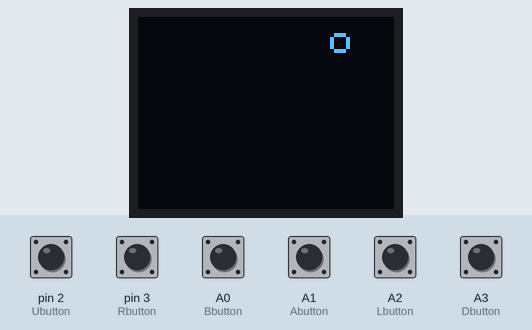
Simulated run of this sketch. Board: Arduino Uno, built with avr-gcc and run on an emulated ATmega328P. Shown: 64×48 one-colour display. Inputs (shaded band) come from the test bench; at power-on: A0 (Bbutton), A1 (Abutton), A2 (Lbutton), A3 (Dbutton), pin 2 (Ubutton), pin 3 (Rbutton) HIGH. What the sketch prints to the serial monitor is not drawn.

Above: at 1.2 s.
1.3 s: A0 (Bbutton) pulled LOW for 0.15 s
At 1.44 s:
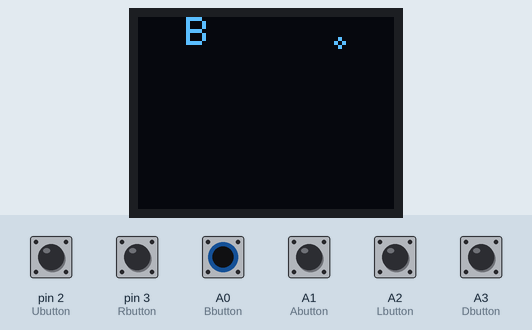
2.0 s: A1 (Abutton) pulled LOW for 0.15 s
At 2.45 s:
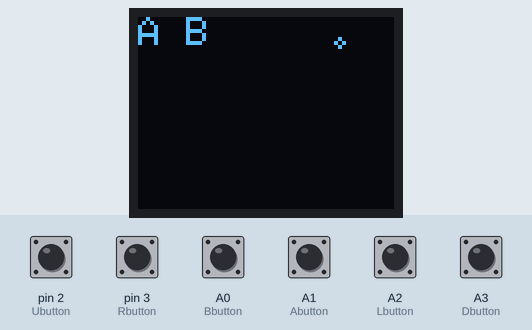
2.7 s: pin 2 (Ubutton) pulled LOW for 0.15 s
At 3.21 s:
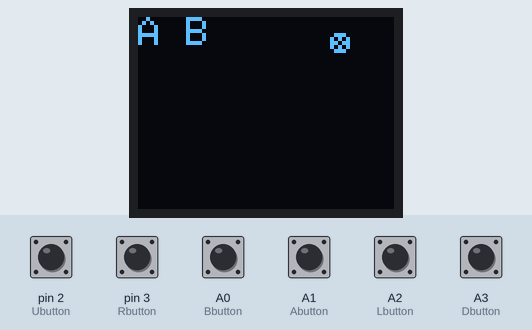
3.4 s: pin 3 (Rbutton) pulled LOW for 0.15 s
At 3.52 s:
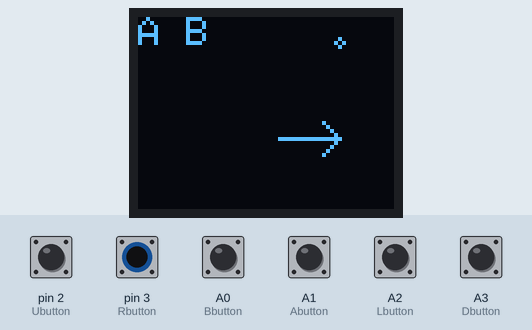
4.1 s: A2 (Lbutton) pulled LOW for 0.15 s
At 4.19 s:
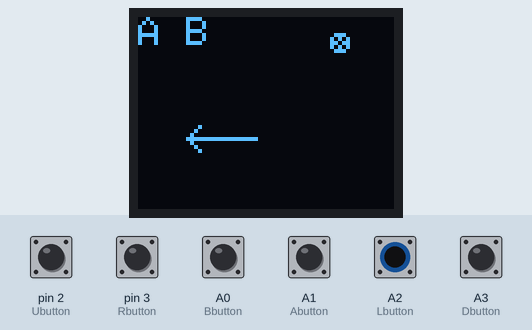
4.8 s: A3 (Dbutton) pulled LOW for 0.15 s
At 4.91 s:
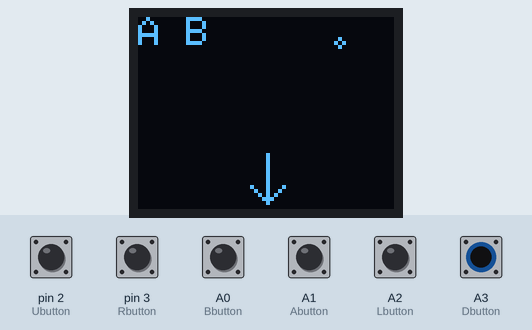
Timing chart, 0 to 6.5 s (numbered marks = the images above; inputs shaded):
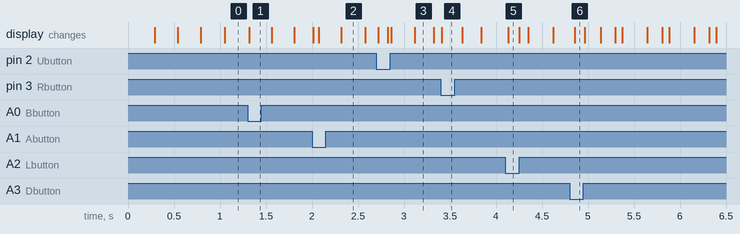

The sketch:

remote.ino
```cpp
#include <MicroView.h>      // include MicroView library

int Bbutton = A0;   //pin numbers
int Abutton = A1;
int Lbutton = A2;
int Dbutton = A3;
int Ubutton = 2;
int Rbutton = 3;

int Astatus = 0;
int Astate  = 0;
int Bstate  = 0;
int Bstatus = 0;
int Ustatus = 0;
int Dstatus = 0;
int Lstatus = 0;
int Rstatus = 0;

byte FORWARD = 36;	// 3rd octave middle C
byte RIGHT = 38;	// 3rd oct D
byte LEFT = 40;		// 3rd oct E
byte BACK = 41;		// 3rd oct F
byte FAST = 127;	// velocity fast
byte SLOW = 1;		// velocity slow

byte GO = 144;		// MIDI for "Note On"
byte STOP = 128;		// MIDI for "Note Off"

byte HEARTBEAT=248; // MIDI Clock that I'm using as a XBee debug heartbeat
byte CONTINUE=251;	// MIDI "Continue" as response to heartbeat clock

byte sendByte;  // 1st byte 	command (144 == note on, 128 == note off)
byte note;      // 2nd byte     note (36==middle_C)
byte velocity;	// 3rd byte     velocity (100==omg go on fast, 0==off / Note Off command does not have velocity)

long Atime = 0;         // the last time the output pin was toggled
long Btime = 0;
long debounce = 300;   // the debounce time, increase if the output flickers
long txInterval = 500;    // how often to transmit
long rxIntervalDisplay = 120;    // how often to indicate received data
long txIntervalDisplay = 120; // keep the tx indicator on the display
long stopDelay = 250;						// send stop moving command after this timeout
int stopCounterMax = 10;						// yes we get it the tank is stopped!
int stopCounter = 0;							// count the stop commands
unsigned long previousMillis = 0;        // global loop timing
unsigned long previousMillisRx = 0;        // global loop timing
unsigned long previousMillisStop = 0;		// stop moving command timer

void setup() {
	Serial.begin(57600);

	pinMode(Bbutton, INPUT_PULLUP);
	pinMode(Abutton, INPUT_PULLUP);
	pinMode(Ubutton, INPUT_PULLUP);
	pinMode(Dbutton, INPUT_PULLUP);
	pinMode(Lbutton, INPUT_PULLUP);
	pinMode(Rbutton, INPUT_PULLUP);

    uView.begin();          // start MicroView
    uView.clear(PAGE);      // clear page
    uView.setCursor(0,0);
    //uView.print("Tank Remote");
    uView.display();
}

void loop() {
    unsigned long currentMillis = millis();

    if(currentMillis - previousMillis > txInterval/2) {  // let the TX illuminator glow for a moment.
        //uView.clear(PAGE);
		uView.circle(50,6,2,0,0);	// small circle means transmitting to tank
		uView.display();
    }
    if(currentMillis - previousMillisRx > rxIntervalDisplay) {	// received from tank
		uView.circle(50,6,4,0,0);	// big circle means received from tank
		uView.display();
        previousMillisRx = currentMillis;
    }

	if (digitalRead(Abutton) == LOW && millis() - Atime > debounce) {
		if (Astate == 0) {
			Astate = 1;
    	} else {
			Astate = 0;
    	}
		Atime = millis();
	}
	if (digitalRead(Bbutton) == LOW && millis() - Btime > debounce) {
		if (Bstate == 0) {
			Bstate = 1;
    	} else {
			Bstate = 0;
    	}
		Btime = millis();
	}

	if (digitalRead(Lbutton) == LOW) {
		Lstatus = 1;
	} else if (digitalRead(Lbutton) == HIGH) {
		Lstatus = 0;
	}
	if (digitalRead(Rbutton) == LOW) {
		Rstatus = 1;
	} else if (digitalRead(Rbutton) == HIGH) {
		Rstatus = 0;
	}
	if (digitalRead(Ubutton) == LOW) {
		Ustatus = 1;
	} else if (digitalRead(Ubutton) == HIGH) {
		Ustatus = 0;
	}
	if (digitalRead(Dbutton) == LOW) {
		Dstatus = 1;
	} else if (digitalRead(Dbutton) == HIGH) {
		Dstatus = 0;
	}

	uView.setCursor(0,0);

	if (Astate == 1 && Bstate == 1) {
		uView.print("A B");
	} else if (Astate == 1 && Bstate == 0) {
		uView.print("A  ");
	} else if (Astate == 0 && Bstate == 1) {
		uView.print("  B");
	} else {
		uView.print("   ");
	}

	// draw UI arrows

	if (Ustatus == 1) {
		uView.line(32,14,32,26); // vert line at 32 over, 14 thru 26 down
		uView.line(32,14,28,18);
		uView.line(32,14,37,19);
	} else {
		uView.line(32,14,32,26,0,0);
		uView.line(32,14,28,18,0,0);
		uView.line(32,14,37,19,0,0);
	}
	if (Dstatus == 1) {
		uView.line(32,34,32,46); // vert line down at 32 over, 34 thru 46 down
		uView.line(32,46,28,42);
		uView.line(32,46,37,41);
	} else {
		uView.line(32,34,32,46,0,0);
		uView.line(32,46,28,42,0,0);
		uView.line(32,46,37,41,0,0);
	}
	if (Lstatus == 1) {
		uView.line(12,30,30,30);	// horiz line 30 down, 12 thru 30 over
		uView.line(12,30,16,34);
		uView.line(12,30,16,26);
	} else {
		uView.line(12,30,30,30,0,0);
		uView.line(12,30,16,34,0,0);
		uView.line(12,30,16,26,0,0);
	}
	if (Rstatus == 1) {
		uView.line(35,30,51,30);	// horiz line 30 down, 35 thru 50 over
		uView.line(50,30,46,26);
		uView.line(50,30,46,34);
	} else {
		uView.line(35,30,51,30,0,0);
		uView.line(50,30,46,26,0,0);
		uView.line(50,30,46,34,0,0);
	}
	uView.display();

	// send drive or stop control code first
	if (Ustatus == 0 && Dstatus == 0 && Lstatus == 0 && Rstatus == 0) {
    	if(currentMillis - previousMillisStop > stopDelay) {	// no buttons are being held, stop the tank
        	previousMillisStop = currentMillis;					// don't flood stop commands
        	if (stopCounter < stopCounterMax) {					// don't send a bazillion stop commands.
        		stopCounter = stopCounter + 1;
        		uView.circle(50,6,1);
        		uView.display();
				Serial.write(STOP);
			}
    	}
		// heartbeat
    	if(currentMillis - previousMillis > txInterval) { // time to transmit heartbeat once every txInterval
    	    previousMillis = currentMillis;
			uView.circle(50,6,2);	// small circle means transmitting to tank
			uView.circle(50,6,1,0,0);  // erase command sent dot
			uView.display();
			Serial.write(HEARTBEAT);
		}
	} else {
		// send direction commands to tank
		uView.circle(50,6,1);
		uView.display();
		// Forward
		stopCounter = 0;	// okay to send new stop commands
		if (Ustatus == 1 && Dstatus == 0) {
			Serial.write(GO);
			Serial.write(FORWARD);
			if (Astate == 1) { Serial.write(FAST); } else { Serial.write(SLOW); }
		}
		// Backwards
		if (Dstatus == 1 && Ustatus == 0) {
			Serial.write(GO);
			Serial.write(BACK);
			if (Astate == 1) { Serial.write(FAST); } else { Serial.write(SLOW); }
		}
		// Left
		if (Lstatus == 1 && Rstatus == 0) {
			Serial.write(GO);
			Serial.write(LEFT);
			if (Astate == 1) { Serial.write(FAST); } else { Serial.write(SLOW); }
		}
		// Right
		if (Rstatus == 1 && Lstatus == 0) {
			Serial.write(GO);
			Serial.write(RIGHT);
			if (Astate == 1) { Serial.write(FAST); } else { Serial.write(SLOW); }
		}
	}


	/*
	if (Bstate == 1) {
		Serial.println("B");
	} else {
		Serial.println("b");
	}
	*/

	// receive anything from tank
	if (Serial.available() > 0) {
		while (Serial.available()) {
        	previousMillisRx = currentMillis;
			byte incomingByte = Serial.read();
			if(incomingByte==CONTINUE) {
				uView.circle(50,6,4);	// bigger circle means received heartbeat back from tank
				uView.display();
			} else if (incomingByte == 60) {
				while (Serial.available()) {
					int voltage = Serial.read();
					uView.setCursor(0,11);
					uView.print("      ");
					uView.display();
					uView.setCursor(0,11);
					//String volts;
					//volts = convertFloatToString(voltage);
					uView.print(voltage);
					uView.display();
				}
			} else {
				/*
				// I don't care right now, voltage is more interesting
    			uView.setCursor(0,0);
				uView.print("   ");
				uView.display();
    			uView.setCursor(0,0);
				uView.print(incomingByte); // means we got something unexpected back from tank
				uView.display();
				*/
			}
		}
	}

}

String convertFloatToString(float longnumber) { // begin function
	char temp[10];
	String tempAsString;
  	// perform conversion
  	dtostrf(longnumber,3,3,temp);
  	// create string object
	tempAsString = String(temp);
	return tempAsString;
}
```

Measured:
- after the input at 1.3 s, the display: changes at once (image 1)
- after the input at 2.0 s, the display: changes at once (image 2)
- after the input at 2.7 s, the display: first changes at once (image 3 shows a later state)
- after the input at 3.4 s, the display: changes at once (image 4)
- after the input at 4.1 s, the display: changes at once (image 5)
